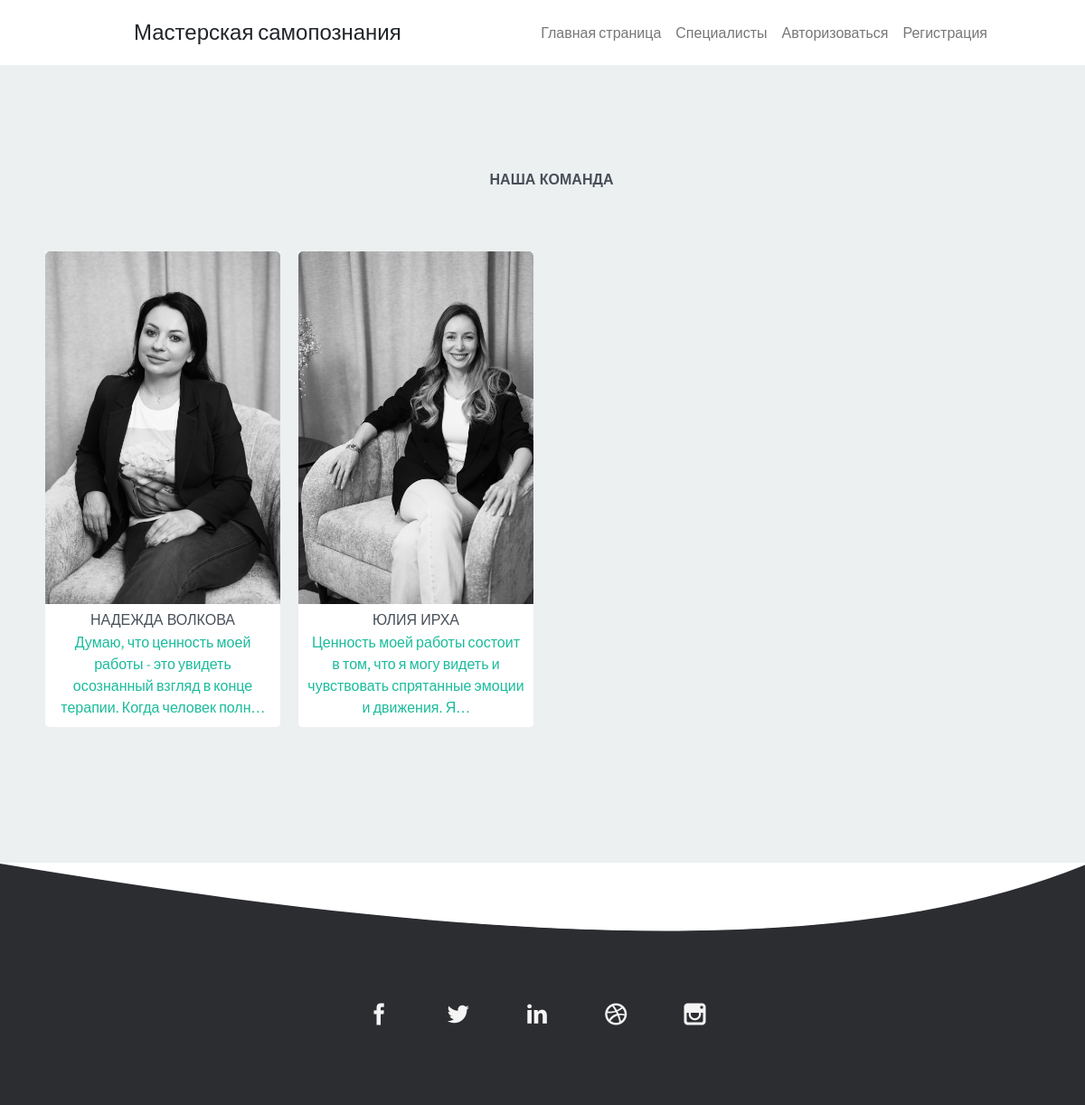
The page /employers/ on the database as committed earlier.
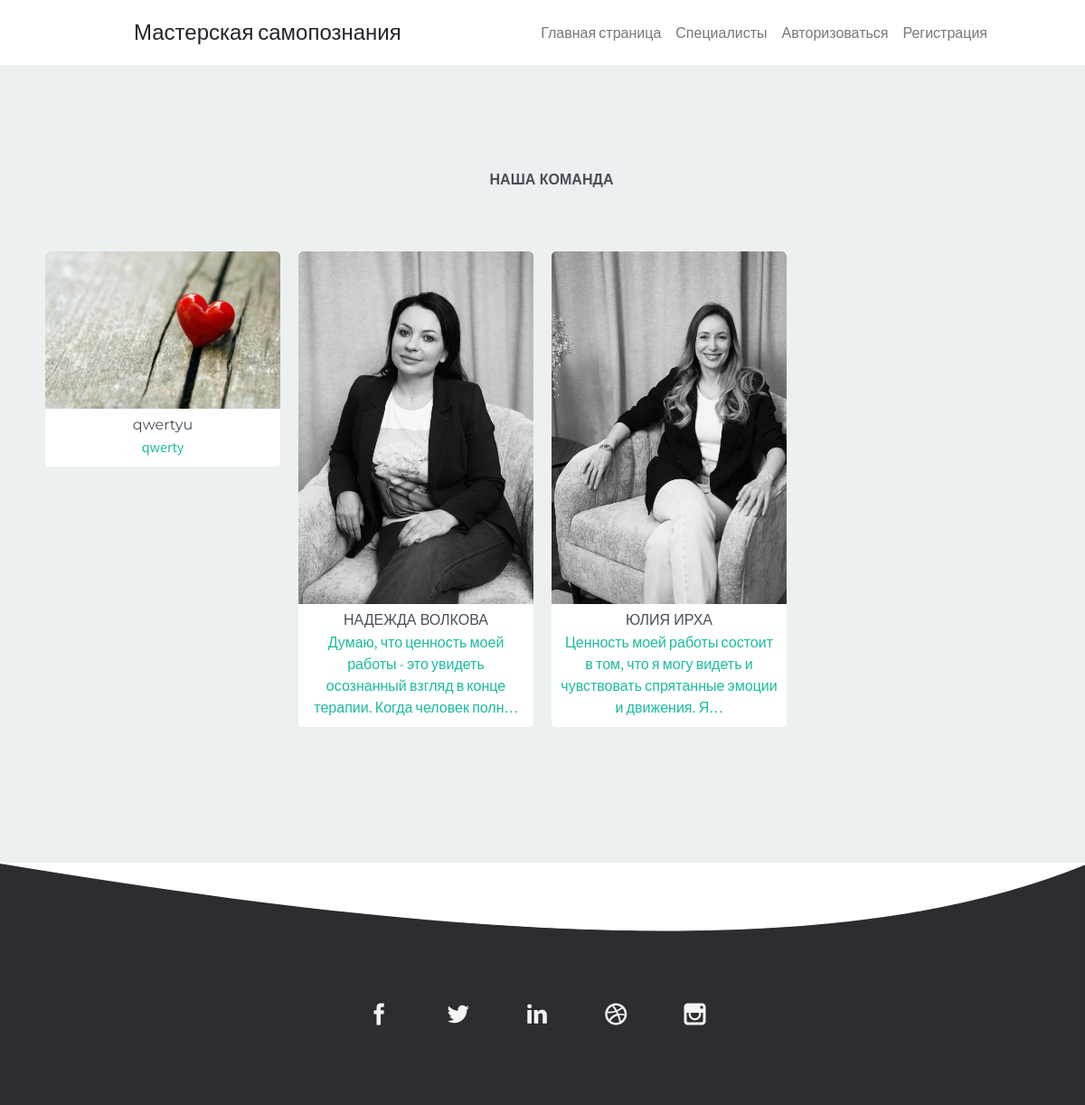
The same page on the database as committed later.
### employer/models.py (models this page shows, shortened)
class Employer(models.Model):                # Создаем таблицу с названием
    name = models.CharField(                 # Поле ФИО сотрудников
        verbose_name='ФИО',                  # Аргумент для альтернативного
        max_length=1000,                     # Аргумент для максимального
        blank=True,                          # Аргумент для обозначения поля
        null=True)                           # Аргумент для обозначения поля
    city = models.ForeignKey(                # Поле для выбора города
        'Location',                          # Аргумент связи с таблицей
        verbose_name='Город',                # Аргумент для альтернативного
        on_delete=models.CASCADE,            # Аргумент для определения как
        blank=True,                          # Аргумент для обозначения поля
        null=True)                           # Аргумент для обозначения поля
    work = models.ManyToManyField(           # Поле для выбора Деятельности
        'Activity',                          # Аргумент связи с таблицей
        verbose_name='Деятельность',         # Аргумент для альтернативного
        related_name='activity',             # указывает имя обратной связи
        blank=True,                          # Аргумент для обозначения поля
    )
    direction = models.ManyToManyField(      # Поле для выбора Направлений
        'Category',                          # Аргумент связи с таблицей
        verbose_name='Направление',          # Аргумент для альтернативного
        related_name='category',             # указывает имя обратной связи
        blank=True,                          # Аргумент для обозначения поля
    )
    description = models.TextField(          # Поле для ввода Описания
        verbose_name='Описание',             # Аргумент для альтернативного
        max_length=1000,                     # Аргумент для максимального
        blank=True,                          # Аргумент для обозначения поля
        null=True)                           # Аргумент для обозначения поля
    education = models.ManyToManyField(      # Поле для выбора Образования
        'Education',                         # Аргумент связи с таблицей
        verbose_name='Образование',          # Аргумент для альтернативного
        related_name='education',            # указывает имя обратной связи
        blank=True,                          # Аргумент для обозначения поля
    )
    experience = models.CharField(           # Поле для Стажа
        verbose_name='Стаж',                 # Аргумент для альтернативного
        max_length=1000,                     # Аргумент для максимального
        blank=True,                          # Аргумент для обозначения поля
        null=True                            # Аргумент для обозначения поля
    )
    cabinet = models.ManyToManyField(        # Поле для выбора Кабинета
        'Adress',                            # Аргумент связи с таблицей
        verbose_name='Кабинет',              # Аргумент для альтернативного
        related_name='adress',               # указывает имя обратной связи
        blank=True,                          # Аргумент для обозначения поля
    )
    personal_consultation = models.CharField(# Поле для назначения Личной
        verbose_name='Личная встреча',       # Аргумент для альтернативного
        max_length=1000,                     # Аргумент для максимального
        blank=True,                          # Аргумент для обозначения поля
        null=True                            # Аргумент для обозначения поля
    )
    online_consultation = models.CharField(  # Поле для Онлайн-консультация
        verbose_name='Онлайн-консультация',  # Аргумент для альтернативного
        max_length=1000,                     # Аргумент для максимального
        blank=True,                          # Аргумент для обозначения поля
        null=True                            # Аргумент для обозначения поля
    )
    duration_consultation = models.CharField(# Поле для Длительность консультации
        verbose_name='Длительность консультации', # Аргумент для альтернативного
        max_length=1000,                     # Аргумент для максимального
        blank=True,                          # Аргумент для обозначения поля
        null=True                            # Аргумент для обозначения поля
    )
    couple_consultation_duration = models.CharField(# Поле для Длительность консультации для пар
        verbose_name='Длительность консультации для пар', # Аргумент для альтернативного
        max_length=1000,                     # Аргумент для максимального
        blank=True,                          # Аргумент для обозначения поля
        null=True                            # Аргумент для обозначения поля
    )
    photo = models.ImageField(               # Поле для Фото
        verbose_name='Фото',                 # Аргумент для альтернативного
        upload_to='photos/%Y/%m/%d/',        # Аргумент для указания пути
        blank=True,                          # Аргумент для обозначения поля
        null=True                            # Аргумент для обозначения поля
    )
    created = models.DateTimeField(          # Поле для даты
        verbose_name='Дата публикации',      # Аргумент для альтернативного
        auto_now_add=True,                   # Аргумент автодобавления даты
        blank=True,                          # Аргумент для обозначения поля
    )
    updated = models.DateTimeField(          # Поле для выбора города
        verbose_name='Обновлено',            # Аргумент для альтернативного
        auto_now=True,                       # Аргумент автодобавления даты
        blank=True                           # Аргумент для обозначения поля
    )
    is_published = models.BooleanField(      # Поле для определения
        verbose_name='Опубликовано',         # Аргумент для альтернативного
        default=True,                        # Аргумент для вставки
        blank=True                           # Аргумент для обозначения поля
    )
    class Meta:                              # Расширяем возможность класса
        verbose_name = 'Специалист'          # Имя таблицы в единственном числе
        verbose_name_plural = 'Специалисты'  # Имя таблицы во множественном
        ordering = ['name']                  # Сортировка полю имени

### employer/views.py (the view)
# urls.py: path('employers/', views.employers, name='employers'), # список специолистов
def employers(request): # функция для покааза специалистов
    employers = Employer.objects.all() # передача в переменную все обьекты из базы специалистов
    return render(request, 'employer/employers.html', {'employers': employers})# отправляем данные в шаблон

### employer/templates/employer/employers.html (shortened to what this page needs)
{% extends 'base.html' %}
{% load static %}
{% block content %}
<div class="wrap team-wrap grey" id="team">
                    <div class="grid grid-pad">
                        <div class="content" >
                            <h2><b>Наша команда</b></h2>
                            <br>
                            <br>
                            <br>
                            {% for i in employers %}
                            <div class="col-1-4" >
                                <div class="content staff-content">
                                    <div class="recent-work staff-img">
                                        <div class="img-wrap staff-img">
                                            <a href="{% url 'employer_detail' i.pk %}"><img src="{{ i.photo.url }}" alt=""></a>
                                        </div>
                                        <div class="work-info staff-info">
                                            <h5>{{ i.name }}</h5>
                                            <span>{{ i.description|truncatechars:100 }}</span>
                                        </div>
                                    </div>
                                </div>
                            </div>
                            {% endfor %}
                        </div>
                    </div>
                </div>
{% endblock %}

### templates/base.html (shortened to what this page needs)
<!doctype html>
{% load static %}
<html>
    <head>
        <script src="https://cdn.tailwindcss.com"></script>
        <link href="https://cdn.jsdelivr.net/npm/bootstrap@5.1.3/dist/css/bootstrap.min.css" rel="stylesheet">
        <link rel="stylesheet" href="{% static 'css/reset.css' %}">
        <link rel="stylesheet" href="{% static 'css/simplegrid.css' %}">
        <link rel="stylesheet" href="{% static 'css/icomoon.css' %}">
        <link rel="stylesheet" href="{% static 'css/lightcase.css' %}">
        <link rel="stylesheet" href="{% static 'js/owl-carousel/owl.carousel.css' %}" />
        <link rel="stylesheet" href="{% static 'js/owl-carousel/owl.theme.css' %}" />
        <link rel="stylesheet" href="{% static 'js/owl-carousel/owl.transitions.css' %}" />
        <link rel="stylesheet" href="{% static 'css/style.css' %}">
        </head>
        <body id="home">
            <div class="container">
    <header class="d-flex flex-wrap justify-content-center py-3  ">
      <a href="/" class="d-flex align-items-center mb-3 mb-md-0 me-md-auto text-dark text-decoration-none">
        <svg class="bi me-2" width="40" height="32"><use xlink:href="#bootstrap"></use></svg>
        <span class="fs-4">Мастерская самопознания</span>
      </a>
      <ul class="nav nav-pills">
                                    <li class="nav-item m-2"><a href="/" class="current">Главная страница</a></li>
                                    <li class="nav-item m-2"><a href="{% url 'employers' %}" class="current">Специалисты</a></li>
                                    {% if user.is_authenticated %}
                                    <li class="nav-item m-2"><a href="{% url 'applicationcreate' %}">Записаться</a></li>
                                    <li class="nav-item m-2"><a href="{% url 'applicationlist' %}">Мои заявки</a></li>
                                    <li class="nav-item m-2">{{ user.name }}</li>
                                    <li class="nav-item m-2"><a href="{% url 'logout' %}?next=/">Выйти</a></li>
                                    {% else %}
                                    <li class="nav-item m-2"><a href="{% url 'login' %}">Авторизоваться</a></li>
                                    <li class="nav-item m-2"><a href="{% url 'registerPage' %}">Регистрация</a></li>
                                    {% endif %}
      </ul>
    </header>
  </div>
            {% block content %}
            {% endblock content %}
                <svg class="curveDownColor" xmlns="http://www.w3.org/2000/svg" version="1.1" width="100%" height="100" viewBox="0 0 100 100" preserveAspectRatio="none">
                    <path d="M0 0 C 50 100 80 100 100 0 Z"></path>
                </svg>
                <footer class="wrap">
                    <div class="social-footer">
                        <div class="grid grid-pad">
                            <div class="col-1-1" >
                                <div class="content">
                                    <div class="social-set">
                                        <a  href="https://www.youtube.com"><i class="icon-facebook"></i></a>
                                        <a  href="#0"><i class="icon-twitter"></i></a>
                                        <a  href="#0"><i class="icon-linkedin2"></i></a>
                                        <a  href="#0"><i class="icon-dribbble4"></i></a>
                                        <a  href="#0"><i class="icon-instagram"></i></a>
                                    </div>
                                </div>
                            </div>
                        </div>
                    </div>
                </footer>
            </body>
        </html>

### static/assets/css/simplegrid.css (style rules this page uses)
*, *:after, *:before { -webkit-box-sizing: border-box; -moz-box-sizing: border-box; box-sizing: border-box; }
body { margin: 0px; }
[class*='col-'] { float: left; padding-right: 20px; }
.grid { width: 100%; max-width: 1140px; min-width: 755px; margin: 0 auto; overflow: hidden; }
.grid:after { content: ""; display: table; clear: both; }
.grid-pad { padding: 20px 0 0px 20px; }
.grid-pad > [class*='col-']:last-of-type { padding-right: 20px; }
.col-1-1 { width: 100%; }
.col-1-4, .col-3-12 { width: 25%; }

### static/assets/css/icomoon.css (style rules this page uses)
[class^="icon-"], [class*=" icon-"] { font-family: 'icomoon'; speak: none; font-style: normal; font-weight: normal; font-variant: normal; text-transform: none; line-height: 1; -webkit-font-smoothing: antialiased; -moz-osx-font-smoothing: grayscale; }
.icon-facebook:before { content: "\e769"; }
.icon-instagram:before { content: "\e76c"; }
.icon-twitter:before { content: "\e76d"; }
.icon-dribbble4:before { content: "\e808"; }
.icon-linkedin2:before { content: "\e942"; }

### static/assets/css/style.css (style rules this page uses)
*, *:before, *:after { box-sizing: border-box; }
.wrap { width: 100%; padding: 3.5em 0; }
.grey { background: #ECF0F1; padding: 100px 0 150px; }
a { color:#1abc9c; }
a, img, .overlay, input, textarea, .plan-wrap p, .filters .filter { -webkit-transition: all .12s linear; -moz-transition: all .12s linear; -o-transition: all .12s linear; transition: all .12s linear; }
body { font-size: 1em; line-height: 1.7em; color: #777777; font-weight: normal; }
body, input, textarea { font-family: 'Source Sans Pro', Helvetica, Arial, sans-serif; }
h1,h2,h3,h4,h5,h6, .navigation a, .btn, .filters .filter { font-family: 'Montserrat', Helvetica, Arial, sans-serif; }
h1,h2,h3,h4,h5,h6 { position: relative; margin: 1em 0 1.4em; color: #484f58; }
h1,h2 { text-transform: uppercase; }
h2 { font-size: 2.8em; line-height: .9em; }
h4,h5,h6 { font-size: 1.125em; line-height: .5em; }
.curveUpColor, .curveDownColor { fill: #fff; stroke: #fff; position: absolute; left: 0; z-index: 1; }
.curveDownColor { margin-bottom: -100px; }
.recent-work { background: #6578bc; background: -moz-linear-gradient(left, #6578bc 0%, #1abc9c 100%); background: -webkit-gradient(linear, left top, right top, color-stop(0%,#6578bc), color-stop(100%,#1abc9c)); background: -webkit-linear-gradient(left, #6578bc 0%,#1abc9c 100%); background: -o-linear-gradient(left, #6578bc 0%,#1abc9c 100%); background: -ms-linear-gradient(left, #6578bc 0%,#1abc9c 100%); background: linear-gradient(to right, #6578bc 0%,#1abc9c 100%); filter: progid:DXImageTransform.Microsoft.gradient( startColorstr='#6578bc', endColorstr='#1abc9c',GradientType=1 ); position: relative; margin-bottom: 1em; -webkit-border-radius: 5px; -moz-border-radius: 5px; border-radius: 5px; }
.recent-work a { position: relative; display: block; }
.recent-work img { width: 100%; margin-bottom: -9px; -webkit-border-radius: 5px; -moz-border-radius: 5px; border-radius: 5px; }
.recent-work .work-info { margin-top: 23px; }
footer { background:#2C2D31; }
footer .grid { padding-top: 6em; }
footer p, footer a { color: #f4f4f4; }
.social-set { width: 100%; margin: 0 0 .5em; padding: 0 0 1em 0; text-align: center; }
.social-set a { font-size: 1.5em; margin-right: .5em; padding: 1em; }
.team-wrap { text-align: center; }
.staff-content { -webkit-border-radius: 5px; -moz-border-radius: 5px; border-radius: 5px; background: #fff; }
.staff-info { padding: 0 10px; }
.staff-info span { color:#1abc9c; }
.staff-img { position: relative; display: table; margin: 0 auto; background: #fff; }
.staff-img { position: relative; display: table; width: 100%; }
.staff-img img { width: 100%; border-radius: 5px 5px 0 0; }
.staff-content h5 { margin-bottom: .5em; }
.staff-content span { display: inline-block; margin-bottom: 10px; }

Rows that differ between the two databases and show on the page:
added Employer: photo (picture), name "qwertyu", description "qwerty"
